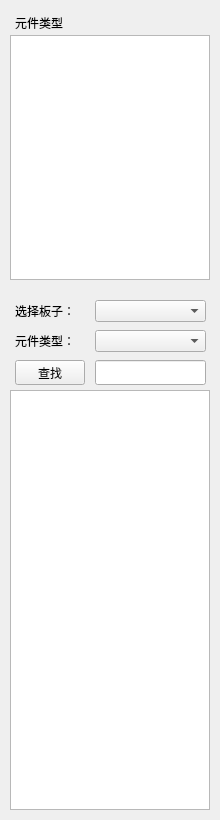
<?xml version="1.0" encoding="UTF-8"?>
<ui version="4.0">
 <class>SearchDeviceWidget</class>
 <widget class="QWidget" name="SearchDeviceWidget">
  <property name="geometry">
   <rect>
    <x>0</x>
    <y>0</y>
    <width>220</width>
    <height>820</height>
   </rect>
  </property>
  <property name="windowTitle">
   <string>SearchDeviceWidget</string>
  </property>
  <widget class="QWidget" name="widget_leftbk" native="true">
   <property name="geometry">
    <rect>
     <x>0</x>
     <y>0</y>
     <width>220</width>
     <height>820</height>
    </rect>
   </property>
   <widget class="QWidget" name="widget" native="true">
    <property name="geometry">
     <rect>
      <x>5</x>
      <y>5</y>
      <width>210</width>
      <height>282</height>
     </rect>
    </property>
    <widget class="QTableView" name="tableView_type">
     <property name="geometry">
      <rect>
       <x>5</x>
       <y>30</y>
       <width>200</width>
       <height>245</height>
      </rect>
     </property>
    </widget>
    <widget class="QLabel" name="label_3">
     <property name="geometry">
      <rect>
       <x>10</x>
       <y>10</y>
       <width>72</width>
       <height>15</height>
      </rect>
     </property>
     <property name="text">
      <string>元件类型</string>
     </property>
    </widget>
   </widget>
   <widget class="QWidget" name="widget_device" native="true">
    <property name="geometry">
     <rect>
      <x>5</x>
      <y>290</y>
      <width>210</width>
      <height>525</height>
     </rect>
    </property>
    <widget class="QTableView" name="tableView_device">
     <property name="geometry">
      <rect>
       <x>5</x>
       <y>100</y>
       <width>200</width>
       <height>420</height>
      </rect>
     </property>
    </widget>
    <widget class="QLineEdit" name="lineEdit_search">
     <property name="geometry">
      <rect>
       <x>90</x>
       <y>70</y>
       <width>111</width>
       <height>25</height>
      </rect>
     </property>
    </widget>
    <widget class="QLabel" name="label_2">
     <property name="geometry">
      <rect>
       <x>10</x>
       <y>43</y>
       <width>72</width>
       <height>15</height>
      </rect>
     </property>
     <property name="text">
      <string>元件类型：</string>
     </property>
    </widget>
    <widget class="QComboBox" name="comboBox_board">
     <property name="geometry">
      <rect>
       <x>90</x>
       <y>10</y>
       <width>111</width>
       <height>22</height>
      </rect>
     </property>
    </widget>
    <widget class="QLabel" name="label">
     <property name="geometry">
      <rect>
       <x>10</x>
       <y>13</y>
       <width>72</width>
       <height>15</height>
      </rect>
     </property>
     <property name="text">
      <string>选择板子：</string>
     </property>
    </widget>
    <widget class="QPushButton" name="pushButton_search">
     <property name="geometry">
      <rect>
       <x>10</x>
       <y>70</y>
       <width>70</width>
       <height>25</height>
      </rect>
     </property>
     <property name="text">
      <string>查找</string>
     </property>
    </widget>
    <widget class="QComboBox" name="comboBox_type">
     <property name="geometry">
      <rect>
       <x>90</x>
       <y>40</y>
       <width>111</width>
       <height>22</height>
      </rect>
     </property>
    </widget>
   </widget>
  </widget>
 </widget>
 <layoutdefault spacing="6" margin="11"/>
 <resources/>
 <connections/>
</ui>
